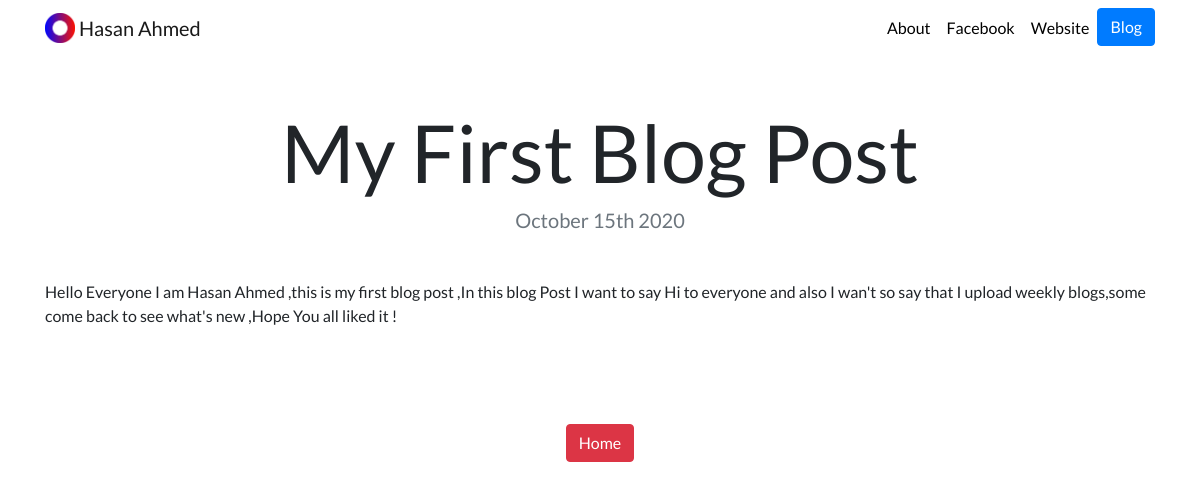
The page /blog/10/ on the database its author committed.
### blog/models.py (models this page shows, shortened)
class Blog(models.Model):
    title = models.CharField(max_length=200)
    description = models.TextField()
    date = models.DateField()

### blog/views.py (the view)
# urls.py: path('<int:blog_id>/', views.detail, name='detail'),
def detail(request, blog_id):
    blog = get_object_or_404(Blog, pk=blog_id)
    return render(request, 'blog/detail.html',{'blog':blog})

### blog/templates/blog/detail.html
{% extends "portfolio/base.html" %}
{% load static %}
{% block content %}
<h1 class="text-center mt-5" id="blogdetailtitle">{{ blog.title }}</h1>
<h5 class="text-center text-muted mb-5">{{ blog.date|date:'F jS Y' }}</h5>
{{ blog.description|safe }}
<br>
<br><br><br><br>
<div class="container text-center"><a class="btn btn-danger" href="{% url 'home' %}">Home</a>
</div>
{% endblock %}

### portfolio/static/portfolio/custom.css (style rules this page uses)
body { font-family: 'Lato', sans-serif; }
@media (min-width: 992px) { #blogdetailtitle { font-size: 5rem; } }

### rows shown on the page
Blog: title "My First Blog Post", date "October 15th 2020", description "Hello Everyone I am Hasan Ahmed ,this is my first blog post ,In this blog Post I want to say Hi to everyone and also I wan't so say that I upload weekly blogs,some come back to see what's new ,Hope You all liked it !"
